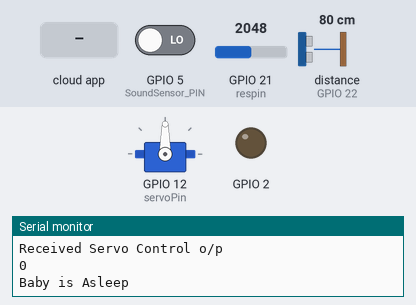
The sketch below on a simulated ESP32. Shown: servo, output pins drawn as LEDs (lit = HIGH), the last lines printed to the serial monitor. Wiring (inferred from the names in the program): ultrasonic range finder: trigger GPIO 23; echo GPIO 22. The inputs (shaded band) are chosen by the test bench; at power-on: distance to the obstacle (sensor on GPIO 22) 80 cm, GPIO 5 (SoundSensor_PIN) LOW, GPIO 21 (respin) = 2048. The echo pulse lasts 58.3 µs per cm; WiFi joins after 1.5 s; servers stay silent unless stated; the Firebase database answers and starts empty; pins used as bus, display or sensor lines are not drawn.

Above: at 2.7 s.
2.8 s: distance to the obstacle (sensor on GPIO 22) set to 14 cm
4.3 s: distance to the obstacle (sensor on GPIO 22) set to 11 cm
At 6.15 s:
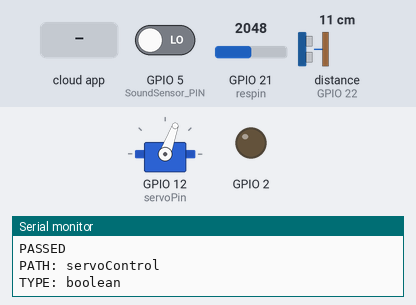
At 8.0 s:
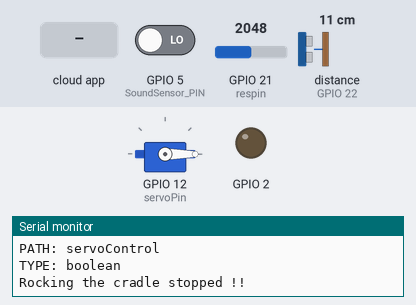
15.5 s: the phone or cloud app sets servoControl to 1
Timing chart, 0 to 33.8 s (numbered marks = the images above; inputs shaded):
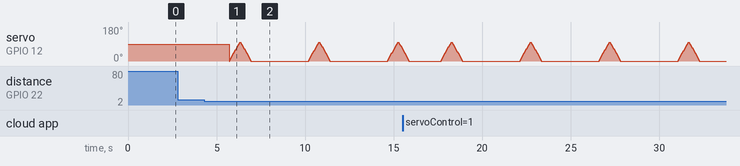

Measured:
- the behaviour switches between 13 and 12 cm on distance to the obstacle (sensor on GPIO 22) (found by bisection; images 0 and 1)

The sketch:

final.ino
```cpp
static const int respin = 21; // sensor pin used
static const int servoPin = 12; //printed G14 on the board
//static const int pir_pin = 22; //PIR Sensor
const int trigPin = 23;   //UltraSonic
const int echoPin = 22;   //UltraSonic
const int SoundSensor_PIN = 5; // Sound Sensor

#include <ESP32Servo.h>
#include <Arduino.h>
#include <Firebase_ESP_Client.h>
#include <WiFi.h>

//Provide the token generation process info.
#include "addons/TokenHelper.h"
//Provide the RTDB payload printing info and other helper functions.
#include "addons/RTDBHelper.h"

#define WIFI_SSID "Let'sGoToMars"
#define WIFI_PASSWORD "SCU_INDIA"

#define FIREBASE_HOST "coen315final-default-rtdb.firebaseio.com"
#define FIREBASE_AUTH "AIzaSyAcobOZE24s2jixlg5X1xQoDfAfDjANgUk"

#define USER_EMAIL "savio.a.dcosta@gmail.com";
#define USER_PASSWORD "Stefan@888";

FirebaseData fbdo;
FirebaseAuth auth;
FirebaseConfig config;

bool signUpOk = false;

Servo servo1;

const int SAMPLE_TIME = 1000;
//define sound speed in cm/uS
#define SOUND_SPEED 0.034
#define CM_TO_INCH 0.393701
unsigned long millisCurrent;
unsigned long millisLast = 0;
unsigned long millisElapsed = 0;
int sampleBufferValue = 0;
int angle =0;
int angleStep = 5;
int resval = 0;  // holds the value
int angleMin =-100;
int angleMax = 100;
bool isDetected = false;
bool fireFlag = true;
//UltraSonic
long duration;
float distanceCm;
float distanceInch;

void setup()
{
  Serial.begin(115200);
  WiFi.begin(WIFI_SSID, WIFI_PASSWORD);
  Serial.print("Connecting");
  while(WiFi.status() != WL_CONNECTED){
    Serial.print(".");
    delay(300);
  }
  Serial.println();
  Serial.print("Connected");
  Serial.println(WiFi.localIP());
  Serial.println();

  config.api_key = FIREBASE_AUTH;
  config.database_url = FIREBASE_HOST;

  auth.user.email = USER_EMAIL;
  auth.user.password = USER_PASSWORD;

  if(Firebase.signUp(&config, &auth, "", "")){
    Serial.println("ok");
    signUpOk = true;
  } else {
    Serial.printf("%s\n", config.signer.signupError.message.c_str());
  }

  config.token_status_callback = tokenStatusCallback; //see addons/TokenHelper.h

  Firebase.begin(&config, &auth);
  Firebase.reconnectWiFi(true);

  pinMode(trigPin, OUTPUT); // Sets the trigPin as an Output
  pinMode(echoPin, INPUT); // Sets the echoPin as an Input
  //pinMode(pir_pin,INPUT);
  pinMode(2, OUTPUT);
  servo1.attach(servoPin);
}


void loop()
{
  if(Firebase.ready() && signUpOk){
    if(Firebase.RTDB.getBool(&fbdo, "servoControl")){
      Serial.println("Received Servo Control o/p");
      fireFlag = fbdo.boolData();
      Serial.println(fireFlag);
    } else {
      Serial.println("FAILED");
      Serial.println("REASON: " + fbdo.errorReason());
    }
  }

  if(fireFlag){
    for(int angle = 0; angle <= angleMax; angle +=angleStep) {
        servo1.write(angle);
        delay(30);
    }
    for(int angle = 100; angle >= angleMin; angle -=angleStep) {
        servo1.write(angle);
        delay(30);
    }
  }

  checkSound();
  checkWaterLevel();
//  bool isDetected =  (pir_pin);
//  int pirSensor;
  isDetected = false;
  digitalWrite(trigPin, LOW);
  delayMicroseconds(2);
  // Sets the trigPin on HIGH state for 10 micro seconds
  digitalWrite(trigPin, HIGH);
  delayMicroseconds(10);
  digitalWrite(trigPin, LOW);
  // Reads the echoPin, returns the sound wave travel time in microseconds
  duration = pulseIn(echoPin, HIGH);

  // Calculate the distance
  distanceCm = duration * SOUND_SPEED/2;

  // Convert to inches
  //distanceInch = distanceCm * CM_TO_INCH;
  if(distanceCm <12 ){
    Serial.println("Motion Detected !!");
    Serial.println(distanceCm);
    isDetected = true;
  }

  if(Firebase.ready() && signUpOk){
    if(Firebase.RTDB.setBool(&fbdo, "motionSensor", isDetected)){
      Serial.println("PASSED");
      Serial.println("PATH: " + fbdo.dataPath());
      Serial.println("TYPE: " + fbdo.dataType());
    }
    else {
      Serial.println("FAILED");
      Serial.println("REASON: " + fbdo.errorReason());
    }
  }

  if(isDetected && !fireFlag){
    for(int angle = 0; angle <= angleMax; angle +=angleStep) {
        servo1.write(angle);
        delay(30);
    }

    for(int angle = 100; angle >= angleMin; angle -=angleStep) {
        servo1.write(angle);
        //Serial.println(angle);
        delay(30);
    }
    for(int angle = -100; angle >= 0; angle +=angleStep) {
        servo1.write(angle);
        //Serial.println(angle);
        delay(30);
    }
    Serial.println("Rocking the cradle stopped !!");

  }
  delay(1000);
  Serial.println("Delay Over");
  //delay(500);
}

void checkSound()
{
  int isSound=0;
  sampleBufferValue=0;
  for(int i=0;i<10;i++){
    if (digitalRead(SoundSensor_PIN) == 1) {
      sampleBufferValue++;
    }
    delay(100);
  }
  if(sampleBufferValue > 7) {
      Serial.println("Baby is CRYing !!");
      Serial.println(sampleBufferValue);
      isSound = 1;
  }
  else
  {
    Serial.println("Baby is Asleep");
    isSound = 0;
  }
  if(Firebase.ready() && signUpOk){
    if(Firebase.RTDB.setInt(&fbdo, "soundSensor", isSound)){
      Serial.println("Entered soundSensor o/p ");
      //Serial.println(isSound);
    } else {
      Serial.println("FAILED");
      Serial.println("REASON: " + fbdo.errorReason());
    }
  }
}

void checkWaterLevel()
{
  int isWater;
  resval=0;
  resval = analogRead(respin); //Read data from analog pin and store it to resval variable
  if (resval<=300){
    Serial.println("Water Level: Not wet Enough");
    Serial.println(resval);
    isWater = 0;
  }
  else if (resval>300){
    Serial.println("Water Level: High");
    Serial.println(resval);
    isWater = 1;
  }
  if(Firebase.ready() && signUpOk){
    if(Firebase.RTDB.setInt(&fbdo, "waterSensor", isWater)){
      Serial.println("Entered waterSensor o/p ");
      //Serial.println(resval);
    } else {
      Serial.println("FAILED");
      Serial.println("REASON: " + fbdo.errorReason());
    }
  }
}
```
